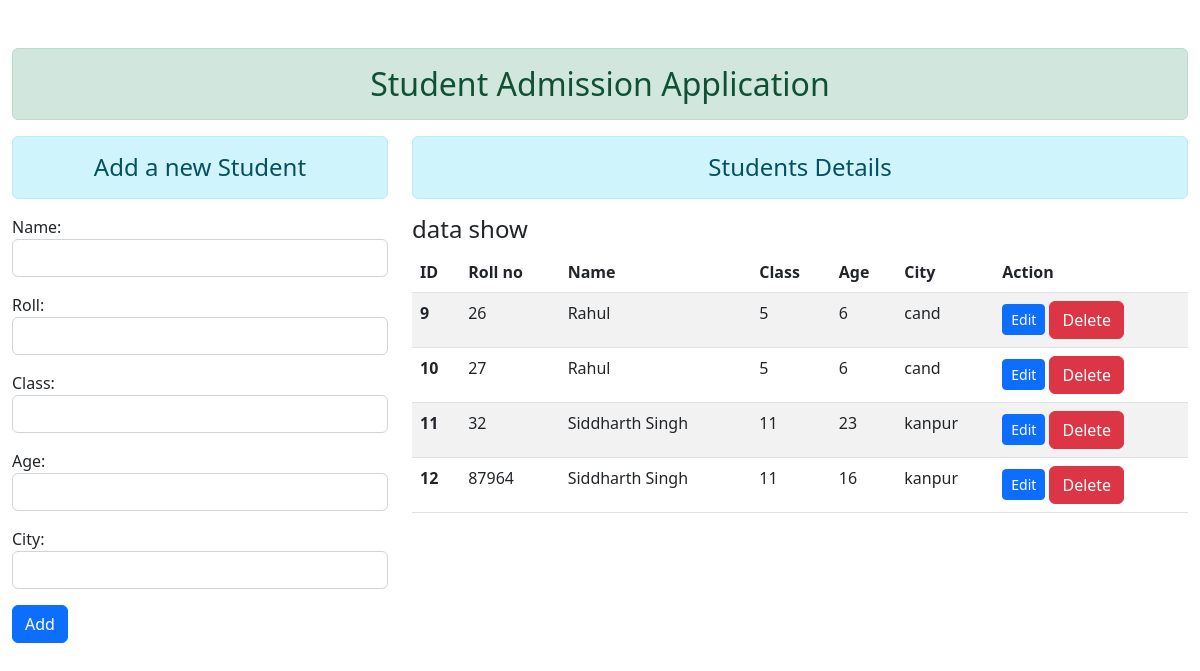
The page / on the database its author committed.
### Home/models.py (models this page shows)
class User(models.Model):
    name=models.CharField(max_length=20)
    roll=models.IntegerField(unique=True)
    Class=models.IntegerField()
    Age=models.IntegerField()
    City=models.CharField(max_length=20)

### Home/views.py (the view)
# urls.py: path('',views.add_show,name='addandshow'),
def add_show(request):
    if request.method == 'POST':
        frm=StudentRegistration(request.POST)
        if frm.is_valid():
            nm=frm.cleaned_data['name']
            rol=frm.cleaned_data['roll']
            cls=frm.cleaned_data['Class']
            ag=frm.cleaned_data['Age']
            Ciy=frm.cleaned_data['City']
            reg=User(name=nm,roll=rol,Class=cls,Age=ag,City=Ciy)
            reg.save()
            frm=StudentRegistration()
    else:
        frm = StudentRegistration()
    stud = User.objects.all()
    return render(request,'enroll/ADD.html',{'form':frm,'stu':stud})

### Home/forms.py
class StudentRegistration(forms.ModelForm):
    class Meta:
        model = User
        fields = ['name', 'roll', 'Class', 'Age', 'City']
        widgets = {
            'name': forms.TextInput(attrs={'class': 'form-control'}),
            'roll': forms.TextInput(attrs={'class': 'form-control'}),
            'Class': forms.TextInput(attrs={'class': 'form-control'}),
            'Age': forms.TextInput(attrs={'class': 'form-control'}),
            'City': forms.TextInput(attrs={'class': 'form-control'}),
        }

### Home/templates/enroll/ADD.html (shortened to what this page needs)
{% extends 'enroll/base.html'%}
{% block content %}
<div class="row">
    <div class="col-sm-4">
        <h4 class='text-center alert alert-info'>Add a new Student</h4>
        <form action="" method="POST">
            {{form.as_p}}
            <input type="submit" class="btn btn-primary" value="Add">
        </form>
    </div>
    <div class="col-sm-8 ">
        <h4 class='text-center alert alert-info'>Students Details</h4>
        {%if stu %}
            <h4> data show</h4>
            <table class="table table-striped ">
            <thead>
              <tr>
                <th scope="col">ID</th>
                <th scope="col">Roll no</th>
                <th scope="col">Name</th>
                <th scope="col">Class</th>
                <th scope="col">Age</th>
                <th scope="col">City</th>
                <th scope="col">Action</th>
              </tr>
            </thead>
            <tbody>
              {% for st in stu  %}
                <tr>
                  <th scope="row">{{st.id}}</th>
                  <td>{{st.roll}}</td>
                  <td>{{st.name}}</td>
                  <td>{{st.Class}}</td>
                  <td>{{st.Age}}</td>
                  <td>{{st.City}}</td>
                  <td>
                    <a href="{% url 'updatedata' st.id%}" class="btn btn-primary btn-sm">Edit</a>
                    <form action="{% url 'deletedata' st.id %}" method="post" class="d-inline">{% csrf_token %}
                        <input type="submit" class="btn btn-danger" value="Delete" >
                    </form>
                </tr>
              {% endfor %}
            </tbody>
        {% else %}
            <h4 class='text-center alert alert-warning'>data</h4>
        {% endif%}
</div>
{% endblock content%}

### Home/templates/enroll/base.html (shortened to what this page needs)
<!DOCTYPE html>
{% load static %}
<html>
    <head>
        <link rel="stylesheet" href="{% static 'enroll/css/bootstrap.css' %}">
        <link rel="stylesheet" href="">
    </head>
    <body>
        <div class="container-fluid mt-5">
            <h2 class="text-center alert alert-success"> Student Admission Application</h2>
            {% block content %} {% endblock content %}
        </div>
    </body>
</html>

### rows shown on the page
User: id "9", roll "26", name "Rahul", Class "5", Age "6", City "cand"
User: id "10", roll "27", name "Rahul", Class "5", Age "6", City "cand"
User: id "11", roll "32", name "Siddharth Singh", Class "11", Age "23", City "kanpur"
User: id "12", roll "87964", name "Siddharth Singh", Class "11", Age "16", City "kanpur"
